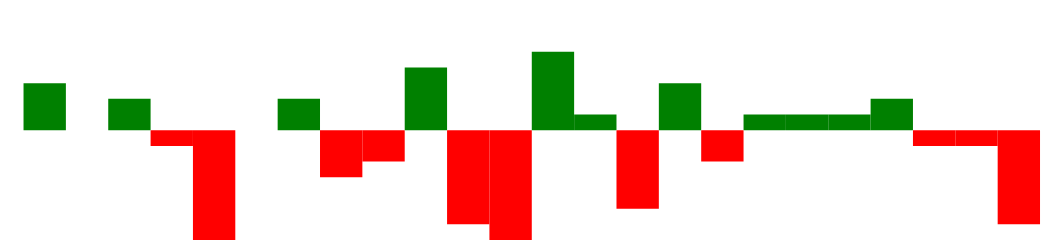

Vega-Lite specification for this chart:
### Vega specification from a JSON file in a GitHub repository (floating-point values rounded to 4 significant figures)
{"$schema": "https://vega.github.io/schema/vega/v5.json", "width": 225, "height": 40, "padding": 0, "data": [{"name": "table", "values": [{"game": "g1", "diff": 3}, {"game": "g2", "diff": 0}, {"game": "g3", "diff": 2}, {"game": "g4", "diff": -1}, {"game": "g5", "diff": -7}, {"game": "g6", "diff": 0}, {"game": "g7", "diff": 2}, {"game": "g8", "diff": -3}, {"game": "g9", "diff": -2}, {"game": "g10", "diff": 4}, {"game": "g11", "diff": -6}, {"game": "g12", "diff": -7}, {"game": "g13", "diff": 5}, {"game": "g14", "diff": 1}, {"game": "g15", "diff": -5}, {"game": "g16", "diff": 3}, {"game": "g17", "diff": -2}, {"game": "g18", "diff": 1}, {"game": "g19", "diff": 1}, {"game": "g20", "diff": 1}, {"game": "g21", "diff": 2}, {"game": "g22", "diff": -1}, {"game": "g23", "diff": -1}, {"game": "g24", "diff": -6}]}], "signals": [{"name": "tooltip", "value": {}, "on": [{"events": "rect:mouseover", "update": "datum"}, {"events": "rect:mouseout", "update": "{}"}]}], "scales": [{"name": "xscale", "type": "band", "domain": {"data": "table", "field": "game"}, "range": "width", "padding": 0.05, "round": true}, {"name": "yscale", "domain": {"data": "table", "field": "diff"}, "nice": true, "range": "height"}], "axes": [{"orient": "bottom", "scale": "xscale", "labels": false, "ticks": false}, {"orient": "right", "scale": "yscale", "labels": false, "ticks": false}], "marks": [{"type": "rect", "from": {"data": "table"}, "encode": {"enter": {"x": {"scale": "xscale", "field": "game"}, "width": {"scale": "xscale", "band": 1}, "y": {"scale": "yscale", "field": "diff"}, "y2": {"scale": "yscale", "value": 0}, "fill": [{"test": "datum.diff > 0", "value": "green"}, {"value": "red"}]}, "update": {"fill": [{"test": "datum.diff > 0", "value": "green"}, {"value": "red"}]}, "hover": {"fill": {"value": "black"}}}}, {"type": "text", "encode": {"enter": {"align": {"value": "center"}, "baseline": {"value": "bottom"}, "fill": {"value": "#333"}}, "update": {"x": {"scale": "xscale", "signal": "tooltip.game", "band": 0.5}, "y": {"scale": "yscale", "signal": "tooltip.diff", "offset": 0.05}, "text": {"signal": "tooltip.diff"}, "fillOpacity": [{"test": "datum === tooltip", "value": 0}, {"value": 1}]}}}], "config": {}}
